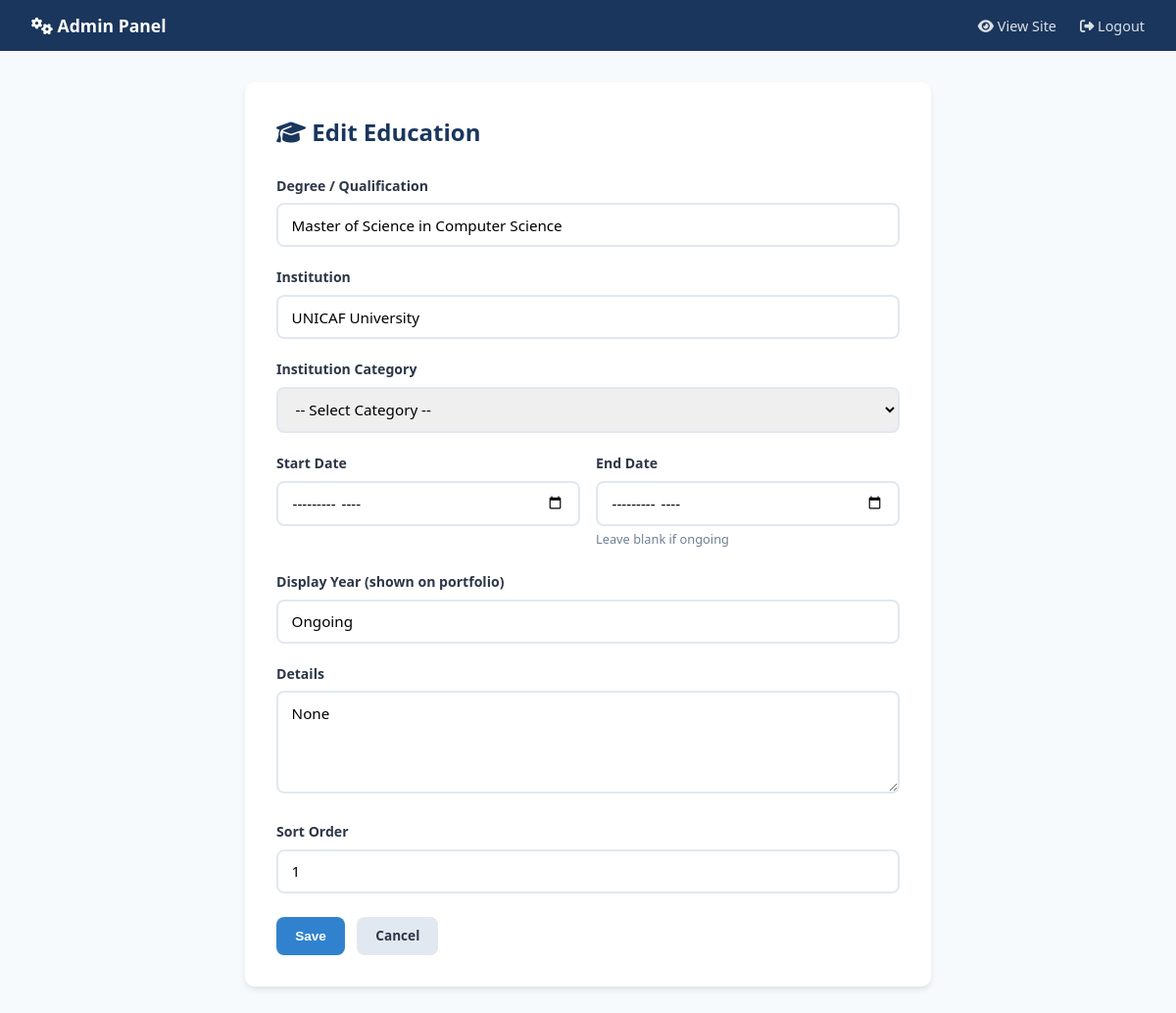
/admin/education/edit/1 (signed in), run on an earlier commit of the app's database.
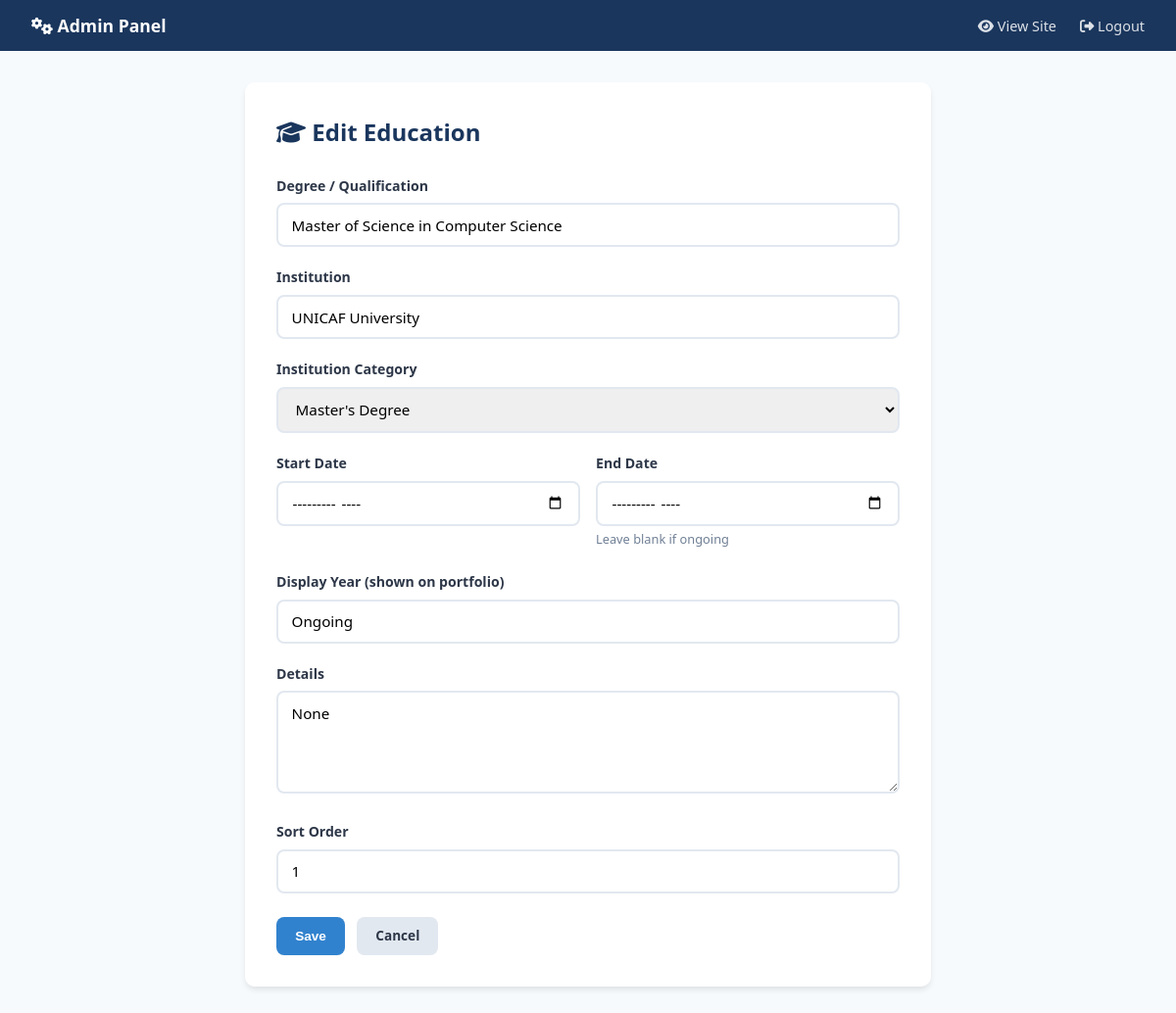
And on a later commit of the database.
### app.py (models this page shows)
class Education(db.Model):
    id = db.Column(db.Integer, primary_key=True)
    degree = db.Column(db.String(200), nullable=False)
    institution = db.Column(db.String(200), nullable=False)
    institution_category = db.Column(db.String(100))
    start_date = db.Column(db.String(20))
    end_date = db.Column(db.String(20))
    details = db.Column(db.Text)
    year = db.Column(db.String(50))
    sort_order = db.Column(db.Integer, default=0)

### app.py (the view, shortened to what this page needs)
@app.route("/admin/education/edit/<int:id>", methods=["GET", "POST"])
@login_required
def admin_education_edit(id):
    edu = Education.query.get_or_404(id)
    return render_template("admin/education_form.html", education=edu)

### app.py (called while the page is built)
def login_required(f):
    @wraps(f)
    def decorated(*args, **kwargs):
        if not session.get("admin_logged_in"):
            return redirect(url_for("admin_login"))
        return f(*args, **kwargs)
    return decorated

### templates/admin/education_form.html (shortened to what this page needs)
{% extends "admin/base_admin.html" %}
{% block content %}
<div class="form-container">
    <h1><i class="fas fa-graduation-cap"></i> {{ "Edit" if education else "Add" }} Education</h1>
    <form method="POST">
        <div class="form-group">
            <label for="degree">Degree / Qualification</label>
            <input type="text" id="degree" name="degree" value="{{ education.degree if education else '' }}" required>
        </div>
        <div class="form-group">
            <label for="institution">Institution</label>
            <input type="text" id="institution" name="institution" value="{{ education.institution if education else '' }}" required>
        </div>
        <div class="form-group">
            <label for="institution_category">Institution Category</label>
            <select id="institution_category" name="institution_category">
                <option value="">-- Select Category --</option>
                {% set cats = ["Doctorate / PhD", "Master's Degree", "Bachelor's Degree", "Diploma", "Certificate", "Professional Certification", "Online Course", "Other"] %}
                {% for cat in cats %}
                <option value="{{ cat }}" {% if education and education.institution_category == cat %}selected{% endif %}>{{ cat }}</option>
                {% endfor %}
            </select>
        </div>
        <div class="form-row">
            <div class="form-group">
                <label for="start_date">Start Date</label>
                <input type="month" id="start_date" name="start_date" value="{{ education.start_date if education else '' }}">
            </div>
            <div class="form-group">
                <label for="end_date">End Date</label>
                <input type="month" id="end_date" name="end_date" value="{{ education.end_date if education else '' }}">
                <small style="color: #718096; font-size: 0.8rem;">Leave blank if ongoing</small>
            </div>
        </div>
        <div class="form-group">
            <label for="year">Display Year (shown on portfolio)</label>
            <input type="text" id="year" name="year" value="{{ education.year if education else '' }}" placeholder="e.g. November 2019 or Ongoing">
        </div>
        <div class="form-group">
            <label for="details">Details</label>
            <textarea id="details" name="details" rows="4" placeholder="e.g. Relevant coursework, achievements, thesis topic...">{{ education.details if education else '' }}</textarea>
        </div>
        <div class="form-group">
            <label for="sort_order">Sort Order</label>
            <input type="number" id="sort_order" name="sort_order" value="{{ education.sort_order if education else 0 }}">
        </div>
        <div class="form-actions">
            <button type="submit" class="btn btn-primary">Save</button>
            <a href="{{ url_for('admin_dashboard') }}" class="btn btn-secondary">Cancel</a>
        </div>
    </form>
</div>
{% endblock %}

What changed in the data, as far as the page shows it:
changed Education "Master of Science in Computer Science": institution_category (not shown) → "Master's Degree"
Also different on the page:
form field institution_category: "-- Select Category --" → (not shown)
